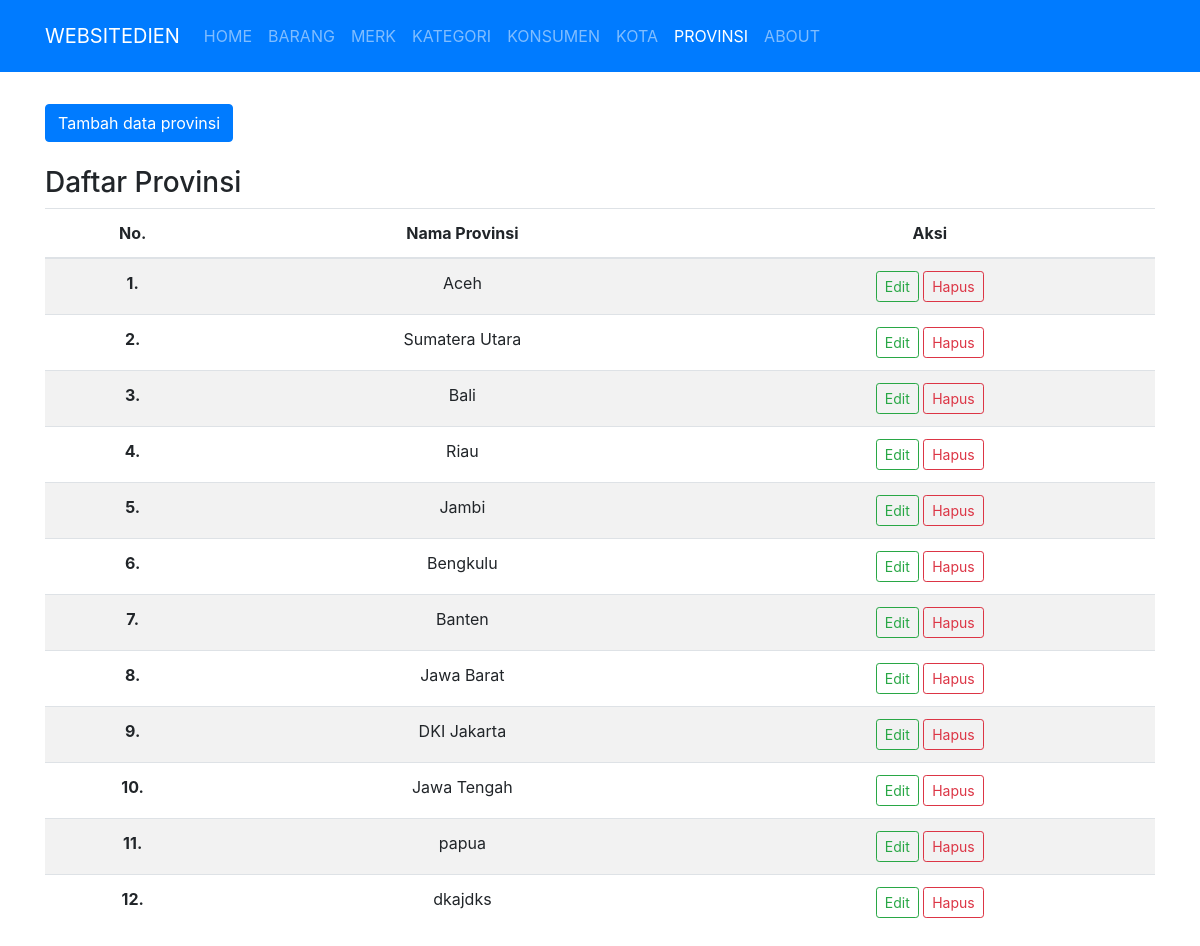
Screenshot of /public/provinsi with the database file from the repository.
### tables this page shows
CREATE TABLE `provinsi` (
  `id_prov` int(11) NOT NULL,
  `nama_prov` varchar(50) NOT NULL
);

### app/core/Controller.php (called while the page is built, shortened)
<?php
class Controller
{
    public function view($view, $data = [])
    {
        require_once '../app/views/' . $view . '.php';
    }
    public function model($model)
    {
        return new $model;
    }
}

### app/controllers/Provinsi.php (called while the page is built, shortened)
<?php
class Provinsi extends Controller
{
    public function index()
    {
        $data['judul'] = 'Provinsi';
        $data['provinsi'] = $this->model('Provinsi_model')->getAllProvinsi();
        $this->view('provinsi/index', $data);
    }
}

### app/core/App.php (called while the page is built, shortened)
<?php
class App
{
    protected $method = 'index';
    protected $params = [];
    public function __construct()
    {
        $this->controller = new $this->controller;
        call_user_func_array([$this->controller, $this->method], $this->params);
    }
}

### public/index.php (called while the page is built, shortened)
<?php
$app = new App;

### app/core/Database.php (called while the page is built, shortened)
<?php
class Database
{
    private $host = DB_HOST;
    private $user = DB_USER;
    private $pass = DB_PASS;
    private $db_name = DB_NAME;
    private $dbh;
    private $stmt;
    public function __construct()
    {
        $dsn = 'mysql:host=' . $this->host . ';dbname=' . $this->db_name;
        $option = [
            PDO::ATTR_PERSISTENT => true,
            PDO::ATTR_ERRMODE => PDO::ERRMODE_EXCEPTION
        ];
        try {
            $this->dbh = new PDO($dsn, $this->user, $this->pass, $option);
        } catch (PDOException $err) {
            die($err->getMessage());
        }
    }
    public function query($query)
    {
        $this->stmt = $this->dbh->prepare($query);
    }
    public function execute()
    {
        $this->stmt->execute();
    }
    public function resultSet()
    {
        $this->execute();
        return $this->stmt->fetchAll(PDO::FETCH_ASSOC);
    }
}

### app/models/Provinsi_model.php (called while the page is built, shortened)
<?php
class Provinsi_model
{
    private $table = 'provinsi';
    private $db;
    public function __construct()
    {
        $this->db = new Database;
    }
    public function getAllProvinsi()
    {
        $this->db->query('SELECT * FROM ' . $this->table);
        return $this->db->resultSet();
    }
}

### app/views/provinsi/index.php (the view, shortened to what this page needs)
<div class="container mt-3">
    <div class="row mt-3">
        <div class="col-lg-12">
            <button type="button" class="btn btn-primary mb-4 tambahDataProv" data-toggle="modal" data-target="#formModal">
                Tambah data provinsi
            </button>
            <h3>Daftar Provinsi</h3>
            <table class="table table-striped">
                <thead>
                    <tr>
                        <th scope="col">No.</th>
                        <th scope="col">Nama Provinsi</th>
                        <th scope="col">Aksi</th>
                    </tr>
                </thead>
                <tbody>
                    <?php
                    $i = 0;
                    foreach ($data['provinsi'] as $prov) :
                        ?>
                        <tr>
                            <th scope="row"><?= $i + 1 ?>.</th>
                            <td><?= $prov['nama_prov']; ?></td>
                            <td>
                                <a href="<?= BASEURL; ?>/provinsi/edit/<?= $prov['id_prov']; ?>" class="btn btn-outline-success btn-sm editDataProv" data-toggle="modal" data-target="#formModal" data-id="<?= $prov['id_prov'] ?>">Edit</a>
                                <a href="<?= BASEURL; ?>/provinsi/hapus/<?= $prov['id_prov']; ?>" class="btn btn-outline-danger btn-sm" onclick="return confirm('Yakin akan dihapus ?');">Hapus</a>
                            </td>
                        </tr>
                        <?php
                        $i++;
                    endforeach;
                    ?>
                </tbody>
            </table>
        </div>
    </div>
</div>

### public/css/dien.css (style rules this page uses)
th, td, a { text-align: center; }

### rows the page displays
provinsi: nama_prov "Aceh"
provinsi: nama_prov "Sumatera Utara"
provinsi: nama_prov "Bali"
provinsi: nama_prov "Riau"
provinsi: nama_prov "Jambi"
provinsi: nama_prov "Bengkulu"
provinsi: nama_prov "Banten"
provinsi: nama_prov "Jawa Barat"
provinsi: nama_prov "DKI Jakarta"
provinsi: nama_prov "Jawa Tengah"
provinsi: nama_prov "papua"
provinsi: nama_prov "dkajdks"
